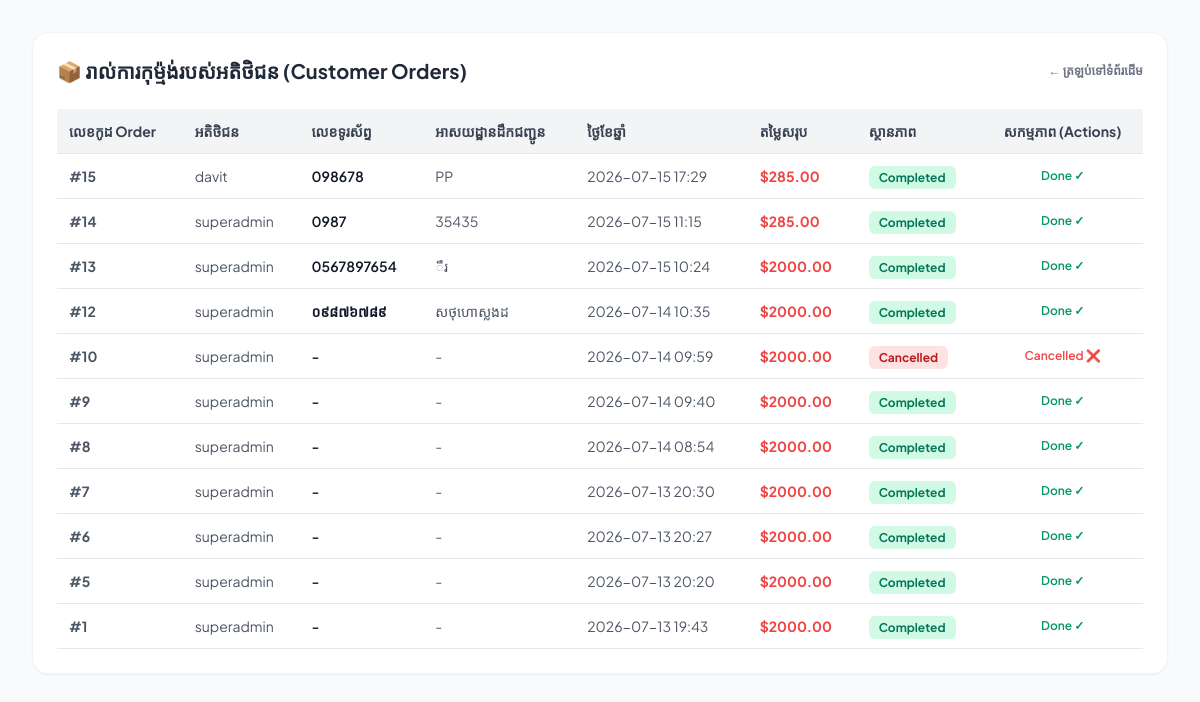
Page /admin-dashboard/orders/ (signed in) on the committed database.
### adminsystem/models.py (models this page shows, shortened)
class Order(models.Model):
    STATUS_CHOICES = (
        ('Pending', 'Pending'),
        ('Accepted', 'Accepted'),
        ('Completed', 'Completed'),
        ('Cancelled', 'Cancelled'),
    )
    user = models.ForeignKey(User, on_delete=models.CASCADE, null=True, blank=True)
    total_price = models.DecimalField(max_digits=10, decimal_places=2, default=0.00)
    status = models.CharField(max_length=20, choices=STATUS_CHOICES, default='Pending')
    created_at = models.DateTimeField(auto_now_add=True)
    phone = models.CharField(max_length=20, blank=True, null=True)
    address = models.TextField(blank=True, null=True)

### adminsystem/views.py (the view)
# urls.py: path('admin-dashboard/orders/', views.admin_orders_view, name='admin_orders'),
@login_required(login_url='login')
def admin_orders_view(request):
    if not request.user.is_superuser:
        messages.error(request, "អ្នកគ្មានសិទ្ធិចូលមើលទំព័រនេះទេ!")
        return redirect('index')
    all_orders = Order.objects.all().order_by('-created_at')
    return render(request, 'admin_orders.html', {
        'orders': all_orders
    })

### adminsystem/views.py (called while the page is built)
def active_orders_count(request):
    if request.user.is_authenticated:
        count = Order.objects.filter(
            user=request.user,
            status__in=['Pending', 'Accepted']
        ).count()
        return {'active_orders_count': count}
    return {'active_orders_count': 0}

### adminsystem/templates/admin_orders.html (shortened to what this page needs)
<!DOCTYPE html>
<html lang="en">
<head>
    <script src="https://cdn.tailwindcss.com"></script>
</head>
<body class="bg-gray-50 p-8">
    <div class="max-w-7xl mx-auto bg-white p-6 rounded-2xl shadow-sm border border-gray-100">
        <div class="flex items-center justify-between mb-6">
            <h3 class="text-xl font-bold text-gray-800 flex items-center gap-2">
                📦 រាល់ការកុម្ម៉ង់របស់អតិថិជន (Customer Orders)
            </h3>
            <a href="/" class="text-xs font-bold text-gray-500 hover:text-gray-900">&larr; ត្រឡប់ទៅទំព័រដើម</a>
        </div>
        <div class="overflow-x-auto">
            <table class="w-full text-left border-collapse min-w-[900px]">
                <thead>
                    <tr class="bg-gray-100 text-gray-700 text-sm font-bold">
                        <th class="p-3 border-b border-gray-200">លេខកូដ Order</th>
                        <th class="p-3 border-b border-gray-200">អតិថិជន</th>
                        <th class="p-3 border-b border-gray-200">លេខទូរស័ព្ទ</th>
                        <th class="p-3 border-b border-gray-200">អាសយដ្ឋានដឹកជញ្ជូន</th>
                        <th class="p-3 border-b border-gray-200">ថ្ងៃខែឆ្នាំ</th>
                        <th class="p-3 border-b border-gray-200">តម្លៃសរុប</th>
                        <th class="p-3 border-b border-gray-200">ស្ថានភាព</th>
                        <th class="p-3 border-b border-gray-200 text-center">សកម្មភាព (Actions)</th>
                    </tr>
                </thead>
                <tbody>
                    {% for order in orders %}
                    <tr class="hover:bg-gray-50 text-gray-600 text-sm">
                        <td class="p-3 border-b border-gray-200 font-bold">#{{ order.id }}</td>
                        <td class="p-3 border-b border-gray-200">{{ order.user.username }}</td>
                        <td class="p-3 border-b border-gray-200 font-semibold text-gray-900">
                            {{ order.phone|default:"-" }}
                        </td>
                        <td class="p-3 border-b border-gray-200 max-w-[200px] truncate" title="{{ order.address }}">
                            {{ order.address|default:"-" }}
                        </td>
                        <td class="p-3 border-b border-gray-200">{{ order.created_at|date:"Y-m-d H:i" }}</td>
                        <td class="p-3 border-b border-gray-200 text-red-500 font-bold">${{ order.total_price }}</td>
                        <td class="p-3 border-b border-gray-200">
                            <span class="px-2.5 py-1 text-xs font-bold rounded-md
                                {% if order.status == 'Pending' %} bg-amber-100 text-amber-700
                                {% elif order.status == 'Accepted' %} bg-blue-100 text-blue-700
                                {% elif order.status == 'Completed' %} bg-emerald-100 text-emerald-700
                                {% else %} bg-red-100 text-red-700 {% endif %}">
                                {{ order.status }}
                            </span>
                        </td>
                        <td class="p-3 border-b border-gray-200 text-center">
                            <div class="flex items-center justify-center gap-2">
                                {% if order.status == 'Pending' %}
                                    <a href="{% url 'admin_accept_order' order.id %}"
                                       class="bg-blue-600 text-white px-3 py-1.5 text-xs font-bold rounded-lg hover:bg-blue-700 transition duration-150">
                                        Accept
                                    </a>
                                    <a href="{% url 'admin_cancel_order' order.id %}"
                                       class="bg-white text-red-600 border border-red-200 px-3 py-1.5 text-xs font-bold rounded-lg hover:bg-red-50 hover:text-red-700 transition duration-150"
                                       onclick="return confirm('តើអ្នកពិតជាចង់បដិសេធ/បោះបង់ Order នេះមែនទេ?');">
                                        Cancel
                                    </a>
                                {% elif order.status == 'Cancelled' %}
                                    <span class="text-xs text-red-500 font-semibold">Cancelled ❌</span>
                                {% else %}
                                    <span class="text-xs text-emerald-600 font-semibold">Done ✓</span>
                                {% endif %}
                            </div>
                        </td>
                    </tr>
                    {% empty %}
                    <tr>
                        <td colspan="8" class="p-8 text-center text-gray-400">មិនទាន់មានអតិថិជនកម្ម៉ង់ឡើយទេ!</td>
                    </tr>
                    {% endfor %}
                </tbody>
            </table>
        </div>
    </div>
</body>
</html>

### adminsystem/templates/admin_orders.html (style rules this page uses)
body { font-family: "Plus Jakarta Sans", "Kantumruy Pro", sans-serif; }

### rows in the picture
Order: id "15", user.username "davit", phone "098678", address "PP", created_at "2026-07-15 17:29", total_price "285.00", status "Completed", shows "Done ✓"
Order: id "14", user.username "superadmin", phone "0987", address "35435", created_at "2026-07-15 11:15", total_price "285.00", status "Completed", shows "Done ✓"
Order: id "13", user.username "superadmin", phone "0567897654", address "ឹរ", created_at "2026-07-15 10:24", total_price "2000.00", status "Completed", shows "Done ✓"
Order: id "12", user.username "superadmin", phone "០៩៨៧៦៧៨៩", address "សថុហោស្លងដ", created_at "2026-07-14 10:35", total_price "2000.00", status "Completed", shows "Done ✓"
Order: id "10", user.username "superadmin", phone "-", address "-", created_at "2026-07-14 09:59", total_price "2000.00", status "Cancelled", shows "Cancelled ❌"
Order: id "9", user.username "superadmin", phone "-", address "-", created_at "2026-07-14 09:40", total_price "2000.00", status "Completed", shows "Done ✓"
Order: id "8", user.username "superadmin", phone "-", address "-", created_at "2026-07-14 08:54", total_price "2000.00", status "Completed", shows "Done ✓"
Order: id "7", user.username "superadmin", phone "-", address "-", created_at "2026-07-13 20:30", total_price "2000.00", status "Completed", shows "Done ✓"
Order: id "6", user.username "superadmin", phone "-", address "-", created_at "2026-07-13 20:27", total_price "2000.00", status "Completed", shows "Done ✓"
Order: id "5", user.username "superadmin", phone "-", address "-", created_at "2026-07-13 20:20", total_price "2000.00", status "Completed", shows "Done ✓"
Order: id "1", user.username "superadmin", phone "-", address "-", created_at "2026-07-13 19:43", total_price "2000.00", status "Completed", shows "Done ✓"
